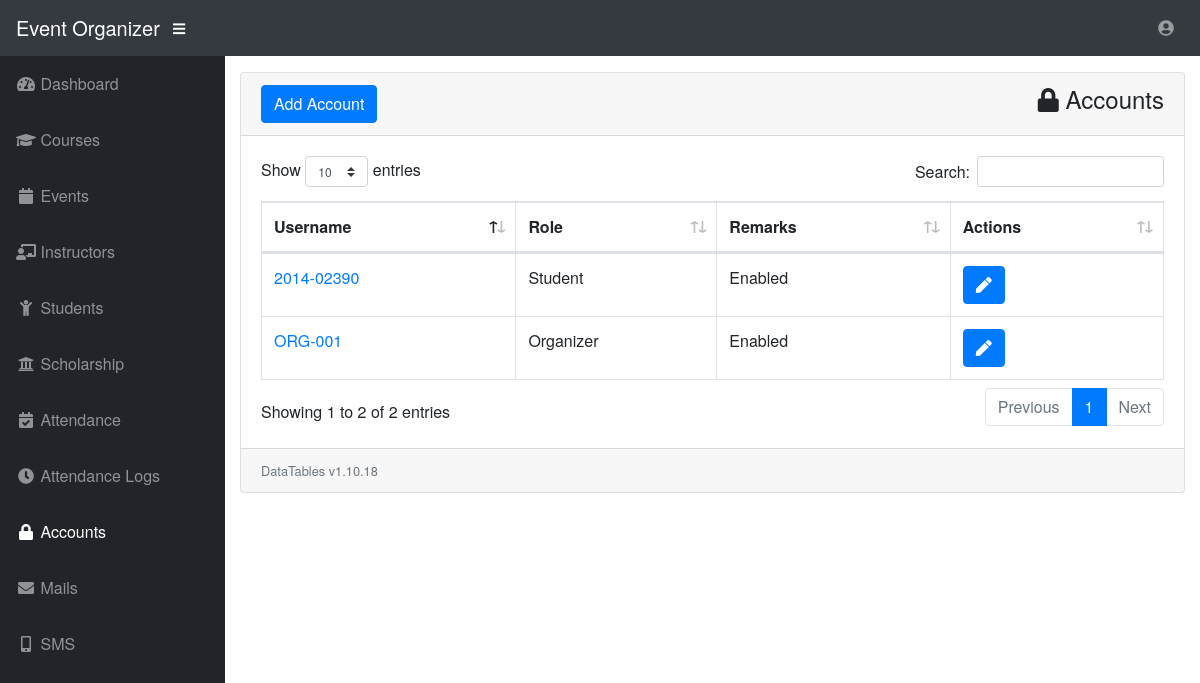
/eorg/account.php (signed in), run on the app's committed database.
### tables this page shows
CREATE TABLE IF NOT EXISTS `tbl_credentials` (
  `id` int(11) NOT NULL AUTO_INCREMENT,
  `id_no` varchar(50) NOT NULL,
  `user` varchar(100) NOT NULL,
  `pass` varchar(500) NOT NULL,
  `user_type` varchar(50) NOT NULL,
  `remarks` varchar(10) NOT NULL DEFAULT 'Enabled',
  PRIMARY KEY (`id`)
);

### eorg/model/dbconn.php (called while the page is built, shortened)
<?php
function OpenConn()
    {
        $server = 'localhost';
        $user = 'root';
        $pass = '';
        $dbase = 'epiz_23357863_dborg';
        $dbconn = new mysqli($server,$user,$pass,$dbase) or die("Connection failed: %s\n".$dbconn -> error);
        return $dbconn;
    }
?>

### eorg/account.php (the view, shortened to what this page needs)
<?php
require('layout/header.php');
?>
<div id="content-wrapper">
  <div class="container-fluid">
    <div class="card mb-3">
      <div class="card-header">
        <div style="float:left;">
          <button data-toggle="modal" data-target="#addAccount" class="btn btn-primary">Add Account</button>
        </div>
        <div style="float:right;">
          <h4><span class="fa fa-lock"></span> Accounts</h4>
        </div>
      </div>
      <div class="card-body">
        <div class="table-responsive">
          <table class="table table-bordered" id="dataTable" width="100%" cellspacing="0">
            <thead>
              <tr>
                <th>Username</th>
                <th>Role</th>
                <th>Remarks</th>
                <th>Actions</th>
              </tr>
            </thead>
            <tbody>
              <?php
              $getaccounts = "SELECT COALESCE
              (
                CONCAT(tts.first_name,' ',tts.last_name),CONCAT(ttt.first_name ,' ', ttt.last_name)
              ) AS fullname,
              tc.id AS id,
              tc.id_no AS id_no,
              tc.user AS usern,
              tc.pass AS pass,
              tc.user_type AS user_type,
              tc.remarks AS remarks,
              ttd.college AS college
          FROM
              tbl_credentials AS tc
          LEFT JOIN tbl_college AS ttd
          ON
              tc.id_no = ttd.id_no
          LEFT JOIN tbl_students AS tts
          ON
              tc.id_no = tts.student_no
          LEFT JOIN tbl_teacher AS ttt
          ON
              tc.id_no = ttt.teacher_no
          WHERE tc.user_type != 'Administrator'
              ";
              $result = OpenConn()->query($getaccounts);
              if ($result->num_rows > 0) {
                while ($row = $result->fetch_assoc()) {
                  $id = $row['id'];
                  $userid = $row['id_no'];
                  $user = $row['fullname'];
                  $role = $row['user_type'];
                  $remarks = $row['remarks'];
                  ?>
                  <tr>
                    <td><a href="#" title="<?php echo $user; ?>"> <?php echo $userid; ?></a></td>
                    <td><?php echo $role; ?></td>
                    <td><?php echo $remarks; ?></td>
                    <td>
                      <button type="button" data-toggle="modal" data-target="#updateuser<?php echo $id; ?>" class="btn btn-primary"><span class="fa fa-pen"></span></button>
                    </td>
                  </tr>
                  <?php
                }
              }
              ?>
            </tbody>
          </table>
        </div>
      </div>
      <div class="card-footer small text-muted">DataTables v1.10.18</div>
    </div>
  </div>
  <?php require('layout/footer.php'); ?>

### eorg/css/sb-admin.css (style rules this page uses)
html { position: relative; min-height: 100%; }
body { height: 100%; }
#wrapper #content-wrapper { overflow-x: hidden; width: 100%; padding-top: 1rem; padding-bottom: 80px; }
:root { --input-padding-x: 0.75rem; --input-padding-y: 0.75rem; }

### eorg/css/style.css (style rules this page uses)
body, html { padding: 0; margin: 0; font-family: 'Helvetica Neue', 'Calibri', Arial, sans-serif; height: 100%; }

### data on the page
tbl_credentials: id_no "2014-02390", user_type "Student", remarks "Enabled"
tbl_credentials: id_no "ORG-001", user_type "Organizer", remarks "Enabled"
